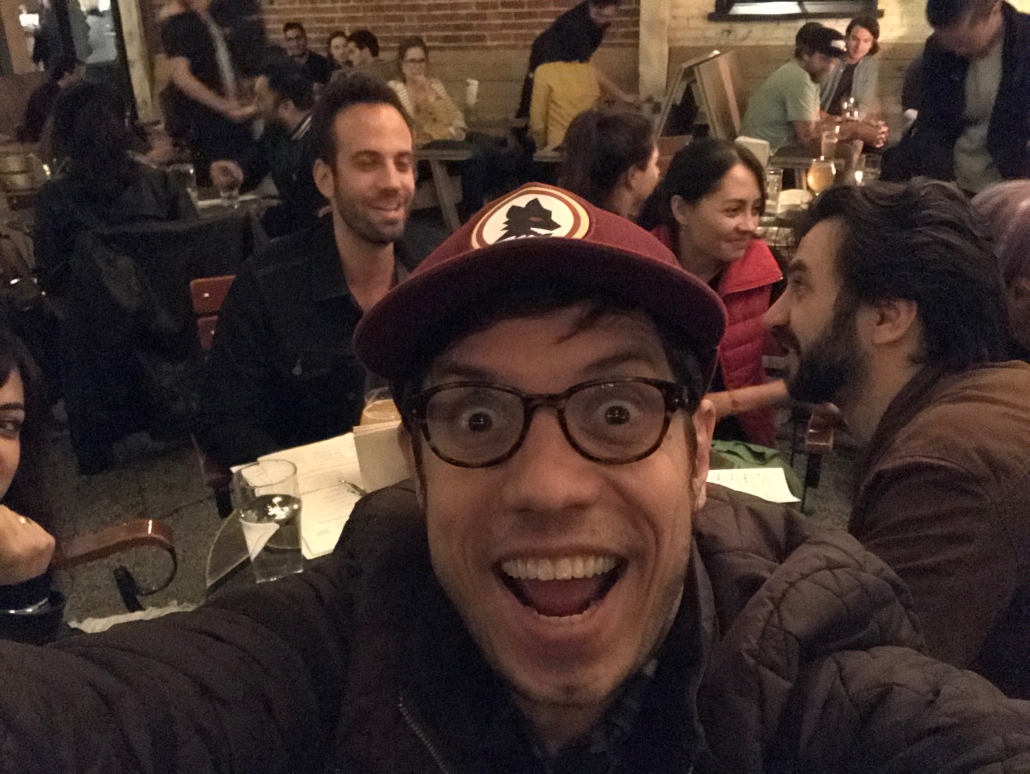
#> input picture Python_mega_course/15_170_Moving object detection/Nenad.jpg, 3088 x 2320 px (shown at 1/3 size)
$ python face_detector.py
#> lines starting #> are read from the running program, lines starting #| are printed output that depends on the picture
import cv2
from matplotlib import pyplot as plt
from matplotlib.patches import Rectangle


# from https://github.com/opencv/opencv/tree/master/data/haarcascades
face_cascade = cv2.CascadeClassifier("haarcascade_frontalface_default.xml")

img = cv2.imread("Nenad.jpg")
#> img is the input picture: shape (2320, 3088, 3); mean B, G, R 44.1, 49.1, 66.2
gray_img = cv2.cvtColor(img, cv2.COLOR_BGR2GRAY)
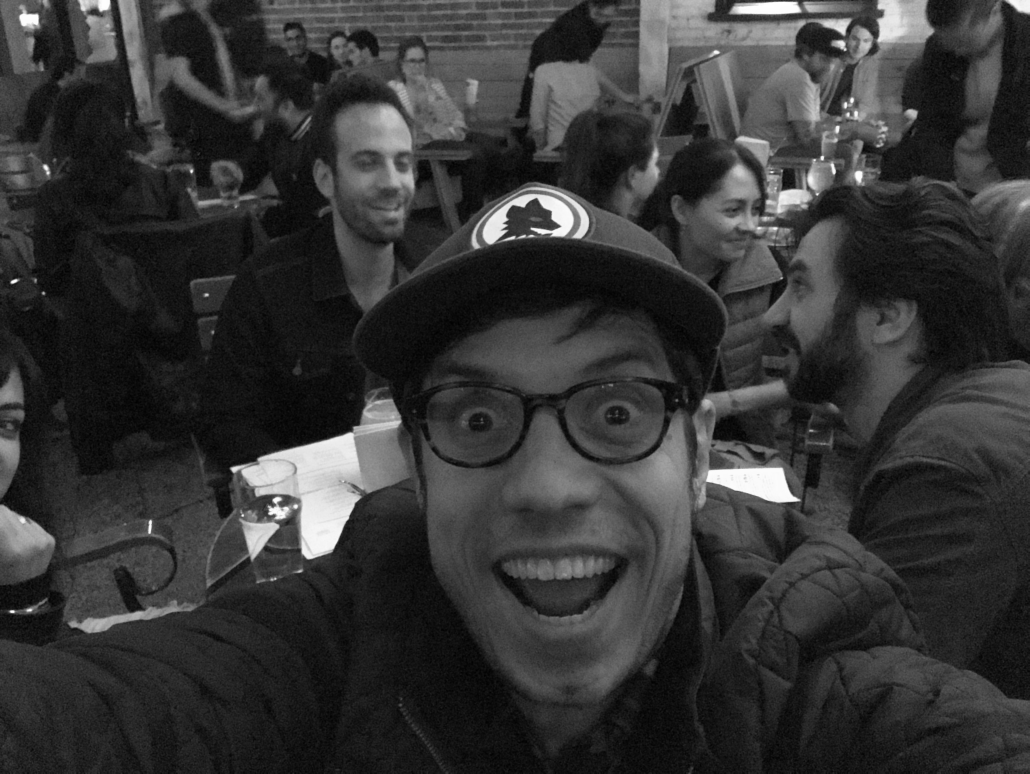
#> gray_img: shape (2320, 3088) (shown at 1/3 size); min 0, max 255, mean 53.6


faces = face_cascade.detectMultiScale(gray_img, scaleFactor=1.05, minNeighbors=5)
#> faces = 18 rows, first 6: [2513, 848, 27, 27], [2415, 249, 52, 52], [2008, 584, 52, 52], [386, 187, 50, 50], [2306, 1537, 54, 54], [985, 113, 72, 72]
for x, y, w, h in faces:
    print(x)
    img = cv2.rectangle(img, (x,y), (x + w, y + h), (0, 255, 0), 3)
#> this loop made 18 passes
#> (x, y, w, h) on passes 1 to 12: (2513, 848, 27, 27), (2415, 249, 52, 52), (2008, 584, 52, 52), (386, 187, 50, 50), (2306, 1537, 54, 54), (985, 113, 72, 72), (1266, 224, 66, 66), (466, 1648, 63, 63), (2539, 87, 83, 83), (156, 1708, 69, 69), (1205, 148, 90, 90), (843, 87, 79, 79)
#| 2513
#| 2415
#| 2008
#| 386
#| 2306
#| 985
#| 1266
#| 466
#> (further printed lines are left out)
    # input("Press Enter to continue...")


resized = cv2.resize(img, (int(img.shape[1]/3), int(img.shape[0]/3)))
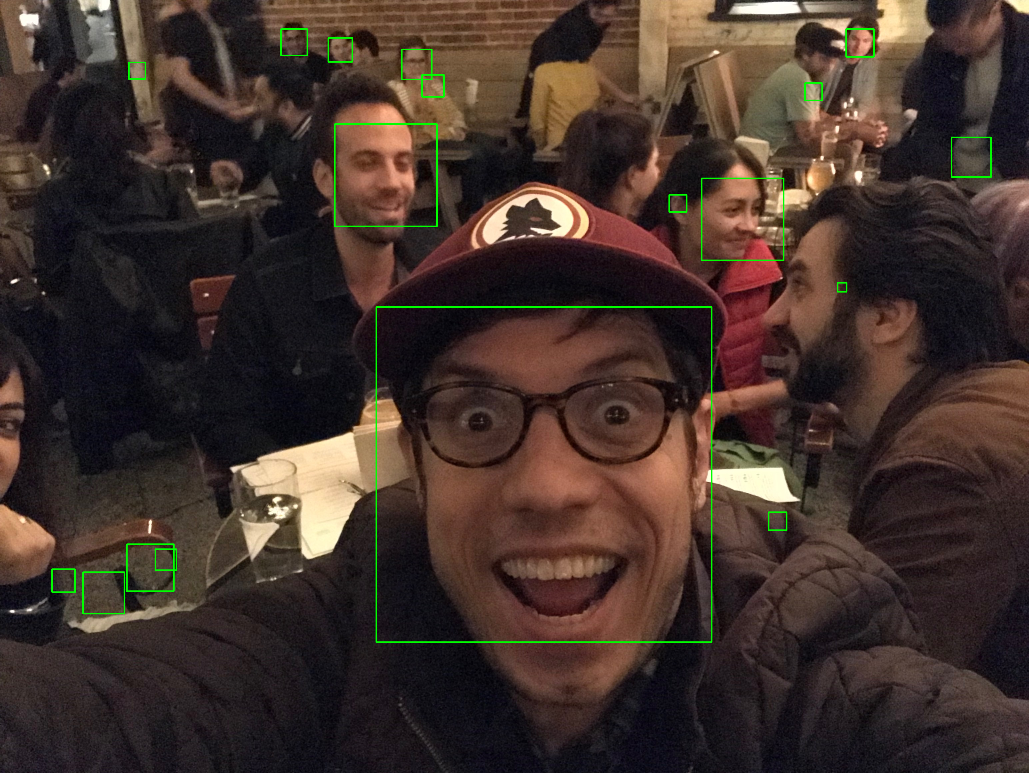
#> resized: shape (773, 1029, 3); mean B, G, R 43.6, 50.4, 65.6
cv2.imshow("Gray", resized)
# plt.xticks([]), plt.yticks([])  # to hide tick values on X and Y axis
cv2.waitKey(0)
# cv2.waitKey(2000)
# cv2.destroyAllWindows()


# https://realpython.com/python-matplotlib-guide/
# https://matplotlib.org/api/axes_api.html
# http://queirozf.com/entries/matplotlib-pylab-pyplot-etc-what-s-the-different-between-these
# https://docs.opencv.org/3.1.0/dc/d2e/tutorial_py_image_display.html
